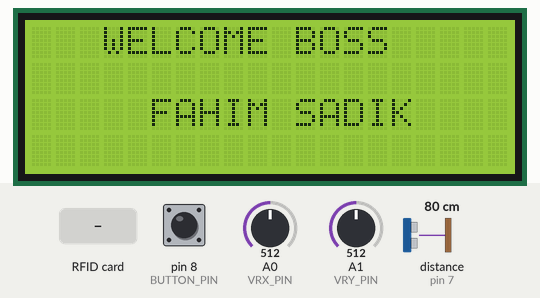
A sketch run on a simulated Arduino Uno, built with avr-gcc and run on an emulated ATmega328P. Parts: 20×4 character LCD. Wiring (inferred from the names in the program): ultrasonic range finder: trigger pin 6; echo pin 7. The test bench sets the inputs (shaded band); at power-on: distance to the obstacle (sensor on pin 7) 80 cm, pin 8 (BUTTON_PIN) HIGH, A0 (VRX_PIN) = 512, A1 (VRY_PIN) = 512. The echo pulse lasts 58.3 µs per cm; what the sketch prints to the serial monitor is not drawn.

Above: at 0.2 s.
1.9 s: distance to the obstacle (sensor on pin 7) set to 2 cm
At 4.0 s:
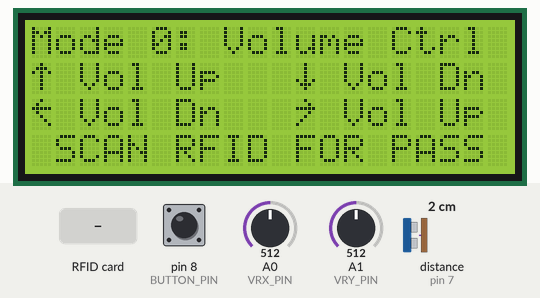
4.3 s: RFID card B3 78 55 F7 held to the reader
At 5.3 s:
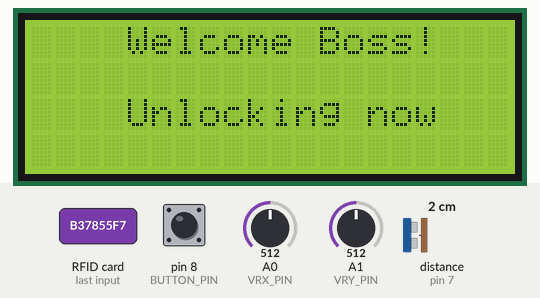
7.3 s: RFID card 5E 7A 19 C4 held to the reader
At 9.8 s:
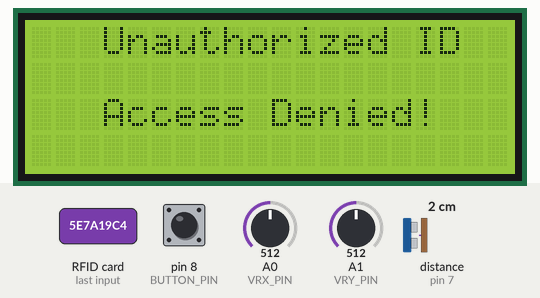
10.3 s: pin 8 (BUTTON_PIN) pulled LOW for 3.2 s
At 14.1 s:
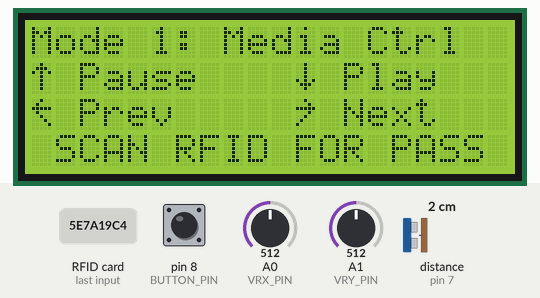
15.0 s: pin 8 (BUTTON_PIN) pulled LOW for 0.15 s
At 17.1 s:
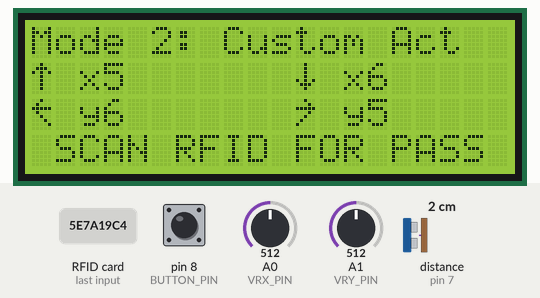
17.4 s: A0 (VRX_PIN) set to 217
18.9 s: A0 (VRX_PIN) set to 186
Timing chart, 0 to 21.9 s (numbered marks = the images above; inputs shaded):
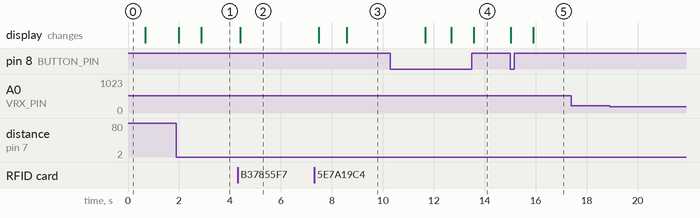

Measured:
- after the input at 1.9 s, the display: first changes after 0.10 s (image 1 shows a later state)
- after the input at 4.3 s, the display: changes after 0.11 s (image 2)
- after the input at 7.3 s, the display: first differs from a run without the input after 1.3 s (image 3)
- after the input at 10.3 s, the display: first differs from a run without the input after 2.4 s (image 4 shows a later state)
- after the input at 15.0 s, the display: first changes at once (image 5 shows a later state)
- after the input at 17.4 s, every drawn part: stays the same
- after the input at 18.9 s, every drawn part: stays the same

The sketch:

uno2.ino
```cpp
#include <SPI.h>
#include <MFRC522.h>
#include <Wire.h>
#include <LiquidCrystal_I2C.h>

// Pins
const int VRX_PIN = A0;
const int VRY_PIN = A1;
const int BUTTON_PIN = 8;

#define SS_PIN 10
#define RST_PIN 9

const int trigPin = 6;
const int echoPin = 7;
const int wakeDistance = 30;

const int LEFT_THRESHOLD = 200;
const int RIGHT_THRESHOLD = 850;
const int UP_THRESHOLD = 850;
const int DOWN_THRESHOLD = 200;

MFRC522 mfrc522(SS_PIN, RST_PIN);
LiquidCrystal_I2C lcd(0x27, 20, 4);

bool displayAwake = false;
unsigned long displayTimeout = 0;
const unsigned long displayDuration = 10000;

int mode = 0;
int lastMode = -1;

String lastCommand = "";

// Arrow characters
byte arrowUp[8] = {
  B00100,
  B01110,
  B10101,
  B00100,
  B00100,
  B00100,
  B00100,
  B00000
};

byte arrowDown[8] = {
  B00100,
  B00100,
  B00100,
  B00100,
  B10101,
  B01110,
  B00100,
  B00000
};

byte arrowLeft[8] = {
  B00100,
  B01000,
  B11111,
  B01000,
  B00100,
  B00010,
  B00001,
  B00000
};

byte arrowRight[8] = {
  B00100,
  B00010,
  B11111,
  B00010,
  B00100,
  B01000,
  B10000,
  B00000
};

void setup() {
  Serial.begin(9600);

  pinMode(VRX_PIN, INPUT);
  pinMode(VRY_PIN, INPUT);
  pinMode(BUTTON_PIN, INPUT_PULLUP);

  pinMode(trigPin, OUTPUT);
  pinMode(echoPin, INPUT);

  SPI.begin();
  mfrc522.PCD_Init();

  lcd.init();
  lcd.backlight();

  // Load arrow characters
  lcd.createChar(0, arrowUp);
  lcd.createChar(1, arrowDown);
  lcd.createChar(2, arrowLeft);
  lcd.createChar(3, arrowRight);

  lcd.setCursor((20 - 15) / 2, 0);
  lcd.print(" WELCOME BOSS");
  lcd.setCursor((20 - 15) / 2, 2);
  lcd.print("   FAHIM SADIK   ");
  delay(500);
  lcd.clear();
}

void loop() {
  if (checkPresence()) {
    if (!displayAwake) {
      displayAwake = true;
      lcd.backlight();
      lcd.clear();
      lastMode = -1;
    }
    displayTimeout = millis() + displayDuration;
  }

  if (displayAwake) {
    checkRFID();
    handleJoystick();

    if (millis() > displayTimeout) {
      displayAwake = false;
      lcd.clear();
      lcd.noBacklight();
      lastMode = -1;
      lastCommand = "";
    }
  }

  delay(50);
}

bool checkPresence() {
  digitalWrite(trigPin, LOW);
  delayMicroseconds(2);
  digitalWrite(trigPin, HIGH);
  delayMicroseconds(10);
  digitalWrite(trigPin, LOW);

  long duration = pulseIn(echoPin, HIGH, 30000);
  long distance = duration * 0.034 / 2;
  return (distance > 0 && distance <= wakeDistance);
}

void handleJoystick() {
  int xValue = analogRead(VRX_PIN);
  int yValue = analogRead(VRY_PIN);
  static unsigned long lastButtonPress = 0;
  static bool buttonPressedLast = false;

  bool buttonPressed = (digitalRead(BUTTON_PIN) == LOW);
  if (buttonPressed && !buttonPressedLast && millis() - lastButtonPress > 500) {
    mode = (mode + 1) % 3;
    lastMode = -1;
    lastButtonPress = millis();
  }
  buttonPressedLast = buttonPressed;

  if (mode != lastMode) {
    lcd.clear();
    lcd.setCursor(0, 1);
    lcd.print("Mode ");
    lcd.print(mode);
    lcd.print(" selected        ");
    delay(800);
    lcd.clear();
    displayModeInfo(mode);
    lastCommand = "";
    lastMode = mode;
  }

  String command = "";
  switch (mode) {
    case 0:
      if (xValue > UP_THRESHOLD) command = "x1";
      else if (xValue < DOWN_THRESHOLD) command = "x2";
      else if (yValue > RIGHT_THRESHOLD) command = "y1";
      else if (yValue < LEFT_THRESHOLD) command = "y2";
      break;

    case 1:
      if (xValue > UP_THRESHOLD) command = "x3";
      else if (xValue < DOWN_THRESHOLD) command = "x4";
      else if (yValue > RIGHT_THRESHOLD) command = "y3";
      else if (yValue < LEFT_THRESHOLD) command = "y4";
      break;

    case 2:
      if (xValue > UP_THRESHOLD) command = "x5";
      else if (xValue < DOWN_THRESHOLD) command = "x6";
      else if (yValue > RIGHT_THRESHOLD) command = "y5";
      else if (yValue < LEFT_THRESHOLD) command = "y6";
      break;
  }

  if (command != "" && command != lastCommand) {
    Serial.println(command);
    delay(300);
  }
}

void displayModeInfo(int m) {
  lcd.clear();
  switch (m) {
    case 0:
      lcd.setCursor(0, 0);
      lcd.print("Mode 0: Volume Ctrl");

      lcd.setCursor(0, 1);
      lcd.write(byte(0)); lcd.print(" Vol Up   ");
      lcd.write(byte(1)); lcd.print(" Vol Dn");

      lcd.setCursor(0, 2);
      lcd.write(byte(2)); lcd.print(" Vol Dn   ");
      lcd.write(byte(3)); lcd.print(" Vol Up");

      lcd.setCursor(0, 3);
      lcd.print(" SCAN RFID FOR PASS ");
      break;

    case 1:
      lcd.setCursor(0, 0);
      lcd.print("Mode 1: Media Ctrl");

      lcd.setCursor(0, 1);
      lcd.write(byte(0)); lcd.print(" Pause    ");
      lcd.write(byte(1)); lcd.print(" Play");

      lcd.setCursor(0, 2);
      lcd.write(byte(2)); lcd.print(" Prev     ");
      lcd.write(byte(3)); lcd.print(" Next");

      lcd.setCursor(0, 3);
      lcd.print(" SCAN RFID FOR PASS ");
      break;

    case 2:
      lcd.setCursor(0, 0);
      lcd.print("Mode 2: Custom Act");

      lcd.setCursor(0, 1);
      lcd.write(byte(0)); lcd.print(" x5       ");
      lcd.write(byte(1)); lcd.print(" x6");

      lcd.setCursor(0, 2);
      lcd.write(byte(2)); lcd.print(" y6       ");
      lcd.write(byte(3)); lcd.print(" y5");

      lcd.setCursor(0, 3);
      lcd.print(" SCAN RFID FOR PASS ");
      break;
  }
}

void checkRFID() {
  // Look for new card
  if (mfrc522.PICC_IsNewCardPresent() && mfrc522.PICC_ReadCardSerial()) {
    String card_ID = "";
    for (byte i = 0; i < mfrc522.uid.size; i++) {
      card_ID += String(mfrc522.uid.uidByte[i], HEX);
    }

    Serial.println(card_ID);  // Send the UID over serial

    lcd.clear();

    // Match and display messages for specific cards
    if (card_ID == "b37855f7") {
      lcd.setCursor((20 - 15) / 2, 0);
      lcd.print("  Welcome Boss!  ");
      lcd.setCursor((20 - 15) / 2, 2);
      lcd.print("  Unlocking now  ");
    } else if (card_ID == "5387223f101") {
      lcd.setCursor((20 - 15) / 2, 0);
      lcd.print("  Welcome Guest  ");
      lcd.setCursor((20 - 15) / 2, 2);
      lcd.print("  Access granted ");
    }
    else if (card_ID == "53eef73e101") {
      lcd.setCursor((20 - 15) / 2, 0);
      lcd.print("  Welcome Guest  ");
      lcd.setCursor((20 - 15) / 2, 2);
      lcd.print("  Access granted ");
    }else {
      lcd.setCursor((20 - 15) / 2, 0);
      lcd.print(" Unauthorized ID ");
      lcd.setCursor((20 - 15) / 2, 2);
      lcd.print(" Access Denied!  ");
    }

    delay(3000);  // Show the message for 2 seconds
    lcd.clear();
    displayModeInfo(mode);  // Return to current mode screen
    delay(1000);  // Delay to avoid multiple reads
  }
}
```
